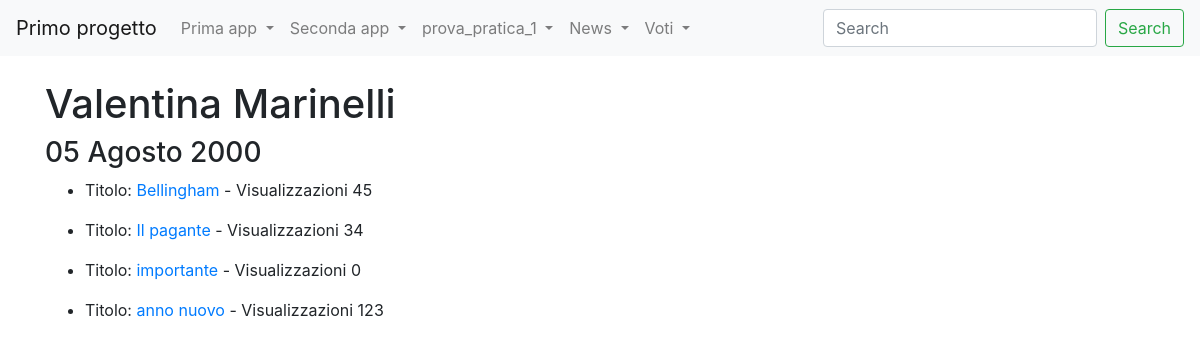
/news/giornalisti/3, run on the app's committed database.
### news/models.py (models this page shows, shortened)
class Giornalista(models.Model):
    nome = models.CharField(max_length=20)
    cognome = models.CharField(max_length=20)
    anno_di_nascita = models.DateField(blank=True)
    class Meta:
        verbose_name="Giornalista"
        verbose_name_plural="Giornalisti"

class Articolo(models.Model):
    titolo = models.CharField(max_length=100)
    contenuto = models.TextField()
    giornalista = models.ForeignKey(Giornalista, on_delete=models.CASCADE, related_name="articoli")
    data=models.DateField(blank=True)
    visualizzazioni=models.IntegerField(default=0,blank=True)
    class Meta:
       verbose_name="Articolo"
       verbose_name_plural="Articoli"

### news/views.py (the view)
# urls.py: path("giornalisti/<int:pk>", giornalistaDetailView, name="giornalista_detail"),
def giornalistaDetailView(request, pk):
    giornalista = get_object_or_404(Giornalista, pk=pk)
    articoli=Articolo.objects.filter(giornalista_id=pk)
    context = {"giornalista": giornalista, "articolo": articoli }
    return render(request, "giornalista_detail.html", context)

### news/templates/giornalista_detail.html (shortened to what this page needs)
{% extends 'base.html' %}
{% block content %}
    <h1>{{giornalista.nome}} {{giornalista.cognome}}</h1>
    <h3>{{ giornalista.anno_di_nascita }}</h3>
    {% for articolo in articolo %}
        <ul>
            <li>
                <p>Titolo: <a href={% url 'news:articolo_detail' articolo.id %}> {{articolo.titolo}}</a> - Visualizzazioni {{articolo.visualizzazioni}}</p>
            </li>
        </ul>
    {% endfor %}
{% endblock content %}

### data on the page
Giornalista: nome "Valentina", cognome "Marinelli", anno_di_nascita "05 Agosto 2000"
Articolo: titolo "Bellingham", visualizzazioni "45"
Articolo: titolo "Il pagante", visualizzazioni "34"
Articolo: titolo "importante", visualizzazioni "0"
Articolo: titolo "anno nuovo", visualizzazioni "123"
